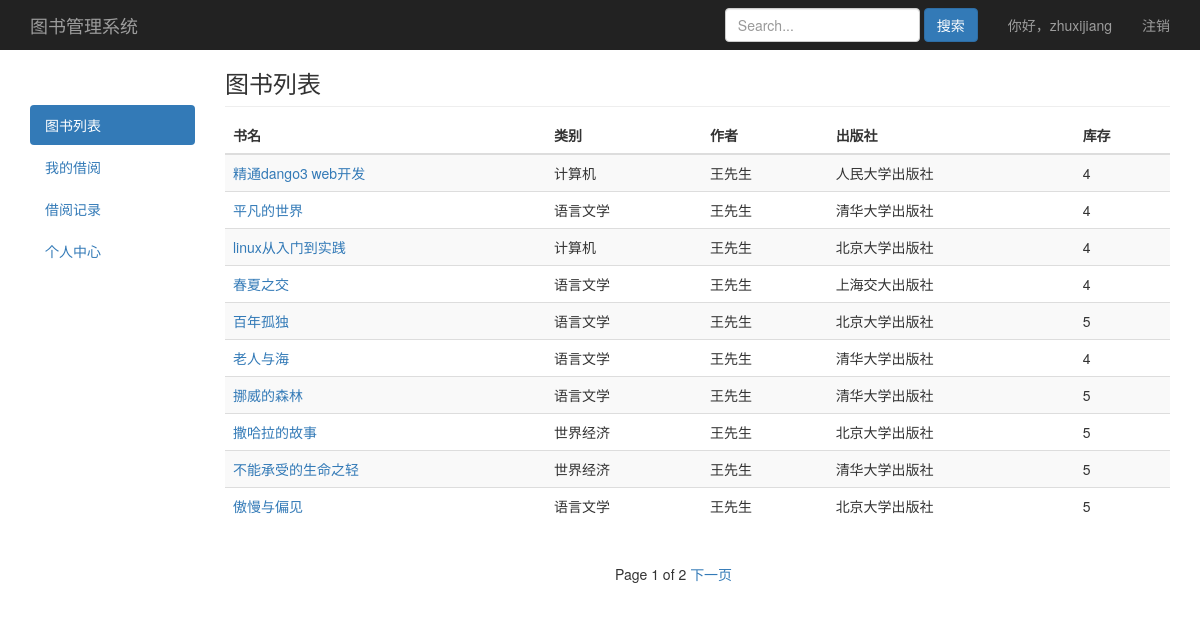
The page /book/list/ (signed in) on the database as committed earlier.
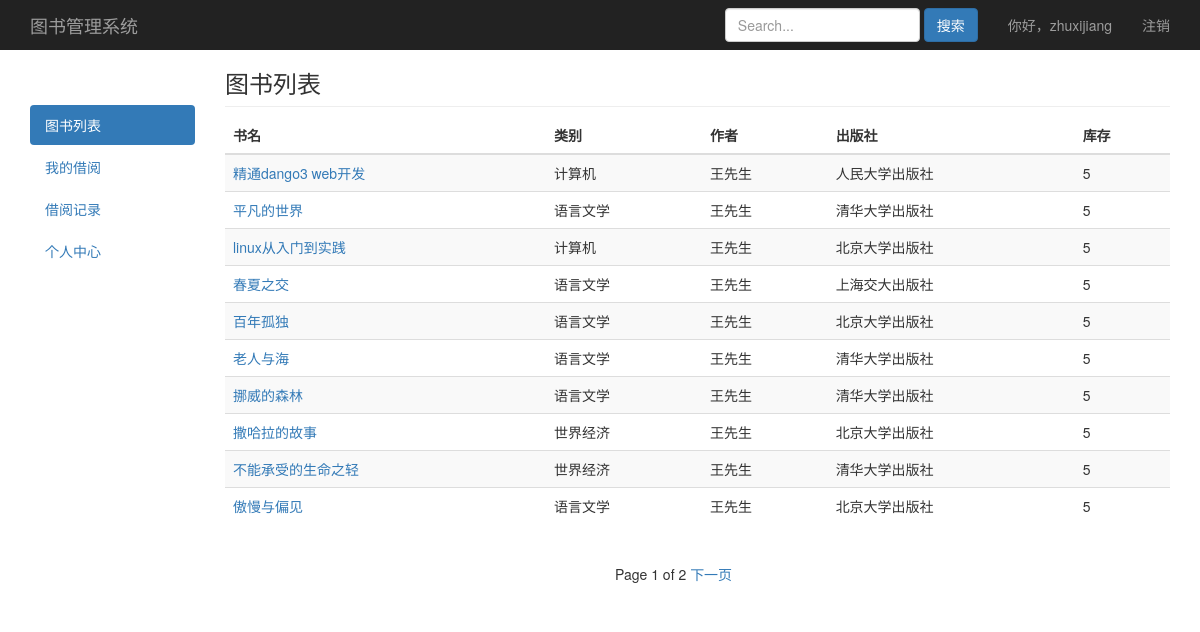
The same page on the database as committed later.
### book/models.py (models this page shows, shortened)
class Book(models.Model):
    name = models.CharField(max_length=30,blank=False,verbose_name='书名')
    category = models.ForeignKey(Category,on_delete=models.CASCADE,default='',blank=False,related_name='books_category',verbose_name='类别')
    author = models.CharField(max_length=30,null=True,blank=False,verbose_name='作者')
    publisher = models.CharField(max_length=30,null=True,blank=False,verbose_name='出版社')
    count = models.IntegerField(default=1,verbose_name='库存')
    img = models.ImageField(upload_to='book_img/%Y/%m/%d/',blank=True,null=True,default='book_img/default.jpg',verbose_name='书籍图片')
    content = models.TextField(null=True,blank=True,verbose_name='内容简介')
    create_time = models.DateTimeField(auto_now_add=True,verbose_name='入库时间')
    class Meta:
        verbose_name_plural = '图书列表'

class Category(models.Model):
    name = models.CharField(max_length=20,blank=True,verbose_name='图书类别')
    class Meta:
        verbose_name_plural = '图书类别'
    def __str__(self):
        return self.name

### book/views.py (the view)
# urls.py: path('book/list/',views.list,name='book_list'),
@login_required
def list(request):
	obj_book = Book.objects.all()
	paginator = Paginator(obj_book,10)
	page = request.GET.get('page')
	try:
		obj_book = paginator.page(page)
	except PageNotAnInteger:
		obj_book = paginator.page(1)
	except EmptyPage:
		obj_book = paginator.page(paginator.num_pages)
	return render(request,'book/list.html',locals())

### book/models.py (called while the page is built)
    def __str__(self):
        return self.username

### book/templates/book/list.html (shortened to what this page needs)
{% extends "book/base.html" %}
{% block nav %}
<ul class="nav nav-pills nav-stacked">
  <li class="active"><a href="/">图书列表<span class="sr-only">(current)</span></a></li>
  <li><a href="/book/myborrow/">我的借阅</a></li>
  <li><a href="/book/record/">借阅记录</a></li>
  <li><a href="/book/usercenter/">个人中心</a></li>
</ul>
{% endblock %}
{% block content %}
<h3 class="sub-header">图书列表</h3>
<div class="table-responsive">
  <table class="table table-striped">
    <thead>
      <tr>
        <th>书名</th>
        <th>类别</th>
        <th>作者</th>
        <th>出版社</th>
        <th>库存</th>
      </tr>
    </thead>
    <tbody>
      {% for field in obj_book %}
      <tr>
        <td><a href="/book/{{field.id}}/detail/">{{field.name}}</a></td>
        <td>{{field.category}}</td>
        <td>{{field.author}}</td>
        <td>{{field.publisher}}</td>
        {% if field.count == 0 %}
        <td style="color:red">{{field.count}}</td>
        {% else %}
        <td>{{field.count}}</td>
        {% endif %}
      </tr>
      {% endfor %}
    </tbody>
  </table>
</div>
{% endblock %}
{% block page %}
<div class="pagination">
  <span class="step-links">
    {% if obj_book.paginator.num_pages > 1 %}
    <span class="current">
      Page {{ obj_book.number }} of {{ obj_book.paginator.num_pages }}
    </span>
    {% endif %}
    {% if obj_book.has_next %}
    <a href="?page={{ obj_book.next_page_number }}">下一页</a>
    {% endif %}
  </span>
</div>
{% endblock %}

Rows that differ between the two databases and show on the page:
changed Book "精通dango3 web开发": count "4" → "5"
changed Book "平凡的世界": count "4" → "5"
changed Book "linux从入门到实践": count "4" → "5"
changed Book "春夏之交": count "4" → "5"
changed Book "老人与海": count "4" → "5"
